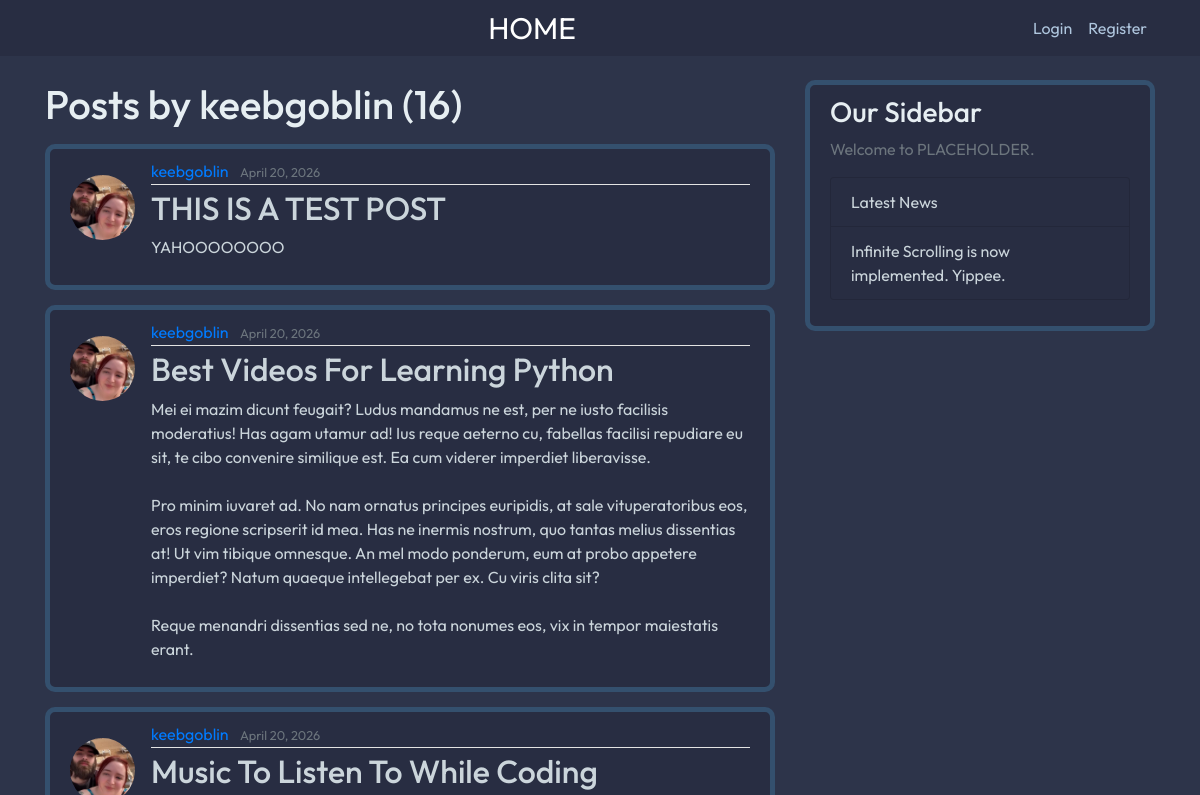
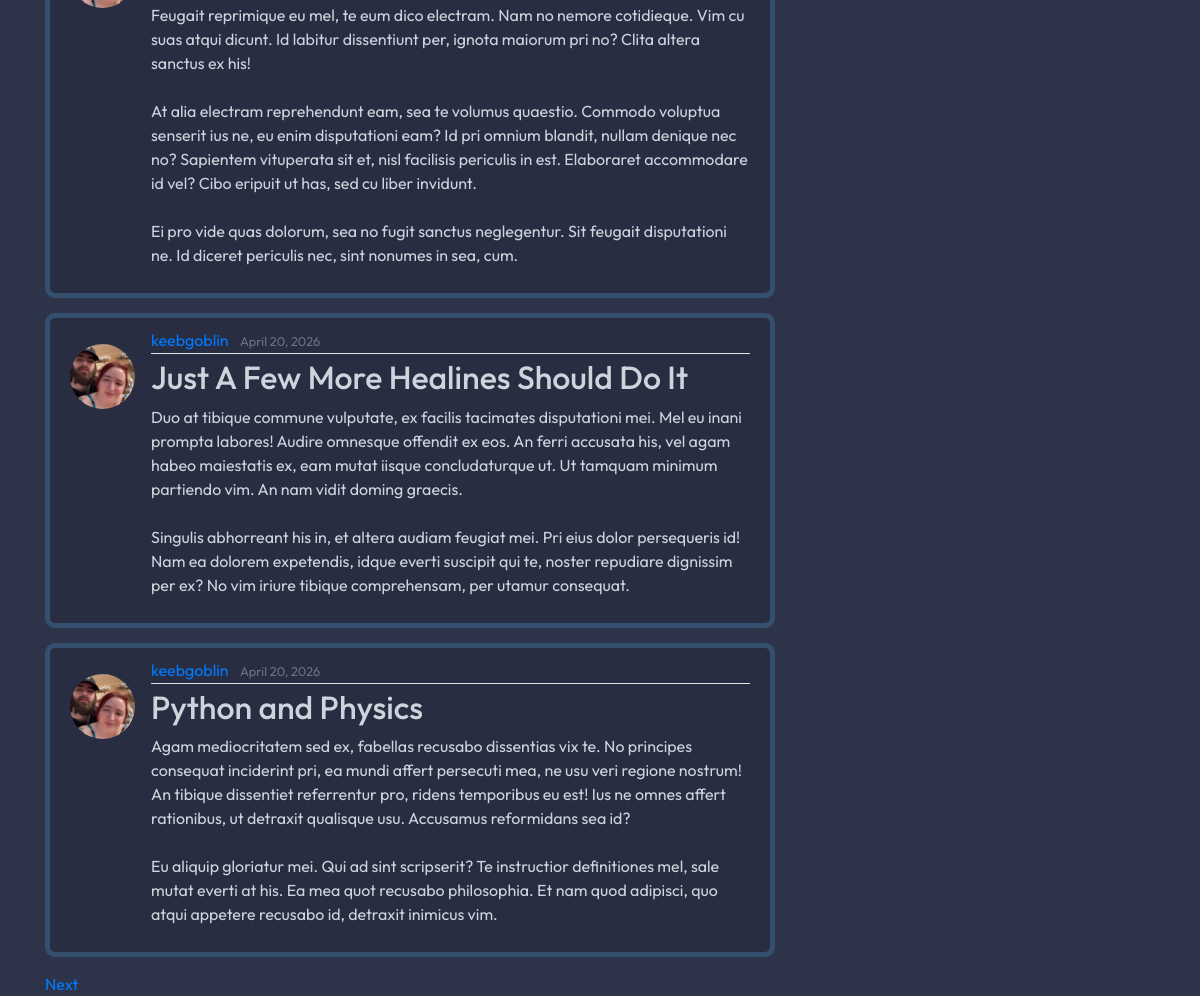
The app's page /user/keebgoblin with its own data (2 pictures, top to bottom).
### feed/models.py (models this page shows, shortened)
class Post(models.Model):
	title = models.CharField(max_length=100)
	content = models.TextField(max_length=100)
	date_posted = models.DateTimeField(default=timezone.now)
	author = models.ForeignKey(User, on_delete=models.CASCADE)

### users/models.py (models this page shows, shortened)
class Profile(models.Model):
    user = models.OneToOneField(User, on_delete=models.CASCADE)
    image = models.ImageField(default='default.jpg', upload_to='profile_pics')

### feed/views.py (the view)
# urls.py: path('user/<str:username>', UserPostListView.as_view(), name='user-posts'),
class UserPostListView(ListView):
	model = Post
	template_name = 'feed/user_posts.html'
	context_object_name = 'posts'
	paginate_by = 5
	def get_queryset(self):
		user = get_object_or_404(User, username=self.kwargs.get('username'))
		return Post.objects.filter(author=user).order_by('-date_posted')

### feed/templates/feed/user_posts.html (shortened to what this page needs)
{% extends "feed/base.html" %}
{% load static %}
{% block content %}
	<h1 class="mb-3">Posts by {{ view.kwargs.username }} ({{ page_obj.paginator.count }})</h1>
	<div class= "infinite-container">
	{% for post in posts %}
	<div class="infinite-item">
		<article class="media content-section">
			<img class = "rounded-circle article-img" src="{{ post.author.profile.image.url }}">
		  <div class="media-body">
		    <div class="article-metadata">
		      <a class="mr-2" href="{% url 'user-posts' post.author.username %}">{{ post.author }}</a>
		      <small class="text-muted">{{ post.date_posted|date:"F d, Y" }}</small>
		    </div>
		    <h2><a class="article-title" href="{% url 'post-detail' post.id %}">{{ post.title }}</a></h2>
		    <p class="article-content">{{ post.content }}</p>
		  </div>
		</article>
	</div>
	{% endfor %}
	</div>
		{% if page_obj.has_next %}
			<a class="infinite-more-link" href="?page={{ page_obj.next_page_number }}">Next</a>
		{% endif %}
{% endblock content %}

### static/main.css (style rules this page uses)
body { background: #2D344A; font-family: "Outfit", sans-serif; color: #cbd5db; margin-top: 5rem; }
h1, h2, h3, h4, h5, h6 { color: #E6EEF2; }
.content-section { background: #282D42; padding: 10px 20px; border: 5px solid #34506E; border-radius: 10px; margin-bottom: 15px; }
.article-title { color: #cbd5db; }
.article-content { white-space: pre-line; }
.article-img { height: 65px; width: 65px; margin-right: 16px; margin-top: 16px; }
.article-metadata { padding-bottom: 1px; margin-bottom: 4px; border-bottom: 1px solid #e3e3e3 }

### records on screen
Post: author.profile.image (picture), author "keebgoblin", date_posted "April 20, 2026", title "THIS IS A TEST POST", content "YAHOOOOOOOO"
Post: author.profile.image (picture), author "keebgoblin", date_posted "April 20, 2026", title "Best Videos For Learning Python", content "Mei ei mazim dicunt feugait? Ludus mandamus ne est, per ne iusto facilisis moderatius! Has agam utamur ad! Ius reque aeterno cu, fabellas facilisi repudiare eu sit, te cibo convenire similique est. Ea cum viderer imperdiet liberavisse. Pro minim iuvaret ad. No nam ornatus principes euripidis, at sale vituperatoribus eos, eros regione scripserit id mea. Has ne inermis nostrum, quo tantas melius dissentias at! Ut vim tibique omnesque. An mel modo ponderum, eum at probo appetere imperdiet? Natum quaeque intellegebat per ex. Cu viris clita sit? Reque menandri dissentias sed ne, no tota nonumes eos, vix in tempor maiestatis erant."
Post: author.profile.image (picture), author "keebgoblin", date_posted "April 20, 2026", title "Music To Listen To While Coding", content "Feugait reprimique eu mel, te eum dico electram. Nam no nemore cotidieque. Vim cu suas atqui dicunt. Id labitur dissentiunt per, ignota maiorum pri no? Clita altera sanctus ex his! At alia electram reprehendunt eam, sea te volumus quaestio. Commodo voluptua senserit ius ne, eu enim disputationi eam? Id pri omnium blandit, nullam denique nec no? Sapientem vituperata sit et, nisl facilisis periculis in est. Elaboraret accommodare id vel? Cibo eripuit ut has, sed cu liber invidunt. Ei pro vide quas dolorum, sea no fugit sanctus neglegentur. Sit feugait disputationi ne. Id diceret periculis nec, sint nonumes in sea, cum."
Post: author.profile.image (picture), author "keebgoblin", date_posted "April 20, 2026", title "Just A Few More Healines Should Do It", content "Duo at tibique commune vulputate, ex facilis tacimates disputationi mei. Mel eu inani prompta labores! Audire omnesque offendit ex eos. An ferri accusata his, vel agam habeo maiestatis ex, eam mutat iisque concludaturque ut. Ut tamquam minimum partiendo vim. An nam vidit doming graecis. Singulis abhorreant his in, et altera audiam feugiat mei. Pri eius dolor persequeris id! Nam ea dolorem expetendis, idque everti suscipit qui te, noster repudiare dignissim per ex? No vim iriure tibique comprehensam, per utamur consequat."
Post: author.profile.image (picture), author "keebgoblin", date_posted "April 20, 2026", title "Python and Physics", content "Agam mediocritatem sed ex, fabellas recusabo dissentias vix te. No principes consequat inciderint pri, ea mundi affert persecuti mea, ne usu veri regione nostrum! An tibique dissentiet referrentur pro, ridens temporibus eu est! Ius ne omnes affert rationibus, ut detraxit qualisque usu. Accusamus reformidans sea id? Eu aliquip gloriatur mei. Qui ad sint scripserit? Te instructior definitiones mel, sale mutat everti at his. Ea mea quot recusabo philosophia. Et nam quod adipisci, quo atqui appetere recusabo id, detraxit inimicus vim."

### other values on screen
{{ view.kwargs.username }} "keebgoblin"
{{ page_obj.paginator.count }} "16"
